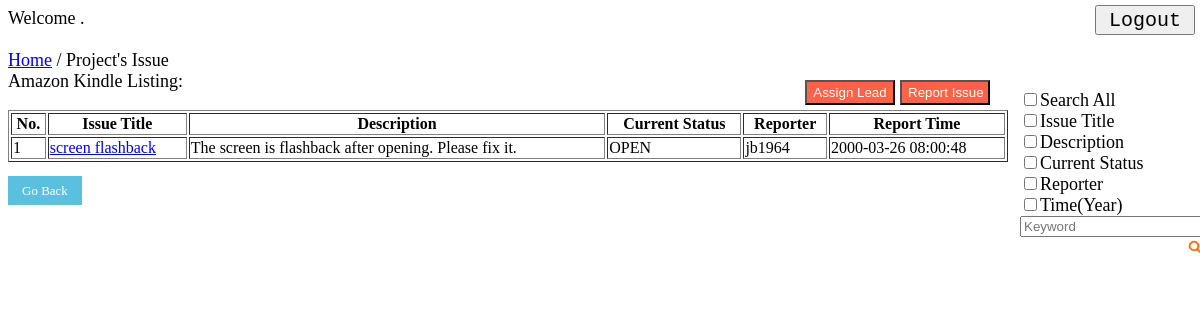
The page /issue.php?pid=3 on the database its author committed.
### tables this page shows
CREATE TABLE project (
  pid int NOT NULL AUTO_INCREMENT,
  pname varchar(1000) DEFAULT NULL,
  pdescription text DEFAULT NULL,
  pcreatTime datetime NOT NULL,
  workflow_start int NOT NULL,
  workflow_end int NOT NULL,
  PRIMARY KEY (pid),
  KEY workflow_start (workflow_start),
  KEY workflow_end (workflow_end),
  CONSTRAINT project_ibfk_1 FOREIGN KEY (workflow_start) REFERENCES status (sid) ON DELETE CASCADE ON UPDATE CASCADE,  
  CONSTRAINT project_ibfk_2 FOREIGN KEY (workflow_end) REFERENCES status (sid) ON DELETE CASCADE ON UPDATE CASCADE
);

CREATE TABLE issue (
  iid int NOT NULL AUTO_INCREMENT,
  pid int NOT NULL,
  reporter int NOT NULL,
  reportTime datetime NOT NULL,
  title varchar(1000) DEFAULT NULL,
  idescription text DEFAULT NULL,
  currentStatus int NOT NULL,
  PRIMARY KEY (iid),
  KEY pid (pid),
  KEY reporter (reporter),
  KEY currentStatus (currentStatus),
  CONSTRAINT issue_ibfk_1 FOREIGN KEY (pid) REFERENCES project (pid) ON DELETE CASCADE ON UPDATE CASCADE,  
  CONSTRAINT issue_ibfk_2 FOREIGN KEY (reporter) REFERENCES user (uid) ON DELETE CASCADE ON UPDATE CASCADE,
  CONSTRAINT issue_ibfk_3 FOREIGN KEY (currentStatus) REFERENCES status (sid) ON DELETE CASCADE ON UPDATE CASCADE
);

CREATE TABLE status (
  sid int NOT NULL AUTO_INCREMENT,
  sname varchar(1000) DEFAULT NULL,
  PRIMARY KEY (sid)
);

CREATE TABLE user (
  uid int NOT NULL AUTO_INCREMENT,
  email varchar(40) NOT NULL,
  username varchar(40) NOT NULL,
  password varchar(40) NOT NULL,
  PRIMARY KEY (uid)
);

### issue.php (the view, shortened to what this page needs)
<?php
    include("include.php");
    function showIssue($attr, $key, $pid){
        global $mysqli;
        echo "<font size=4>";
        echo '<table width="1000" border="1">';
        echo '<tr><th>No.</th><th>Issue Title</th><th>Description</th><th>Current Status</th><th>Reporter</th><th>Report Time</th></tr>';
        if($key == ""){
            $result = $mysqli->prepare("select iid, title, idescription, sname, username, reportTime from issue i, user u, status s where pid = ? and u.uid = i.reporter and i.currentStatus = s.sid");
            $result->bind_param("i", $pid);
            $result->execute();
            $result->bind_result($iid, $title, $idescription, $sname, $username, $reportTime);
        }
        $i = 1;
        while($result->fetch()){
            echo '<tr>';
            echo '<td>'.$i.'</td>';
            echo '<td><a href=history.php?iid='.$iid.'>'.$title.''.'</td>';
            echo '<td>'.$idescription.'</td>';
            echo '<td>'.$sname.'</td>';
            echo '<td>'.$username.'</td>';
            echo '<td>'.$reportTime.'</td>';
            $i++;
        }
        echo "</table>";
        echo '<br><a href=index.php id="btn_goback">Go Back</a>';
        echo '<form method="post" style="position:absolute;top:90px;left:1020px;">';
        echo '<input type="checkbox" name="search[]" value="all"><label>Search All</label><br>';
        echo '<input type="checkbox" name="search[]" value="title"><label>Issue Title</label><br>';
        echo '<input type="checkbox" name="search[]" value="description"><label>Description</label><br>';
        echo '<input type="checkbox" name="search[]" value="status"><label>Current Status</label><br>';
        echo'<input type="checkbox" name="search[]" value="reporter"><label>Reporter</label><br>';
        echo '<input type="checkbox" name="search[]" value="time"><label>Time(Year)</label><br>';
        echo '<input type="text" name="keyword" placeholder="Keyword" />';
        echo '<input type="image" src="search.png" alt="Search" style="float:right" width="20" height="20"/>';
        echo '</form>';
        echo "</font>";
    }
    if(isset($_GET['pid'])) {
        echo '<input type="button" value="Logout" onclick="location.href=\'logout.php\'" style="position:absolute;right:5px;top:5px;width:100px;height:30px;font-size:20px;font-family:monospace;" >';
        echo '<form method="POST">';
        echo '<input type="submit" value="Assign Lead" name="asslead" style="position:absolute;left:805px;top:80px;width:90px;height:25px;background-color:#FF6347;color:#F5FFFA;">';
        echo '<input type="submit" value="Report Issue" name="addiss" style="position:absolute;left:900px;top:80px;width:90px;height:25px;background-color:#FF6347;color:#F5FFFA;">';
        echo '</form>';
        $pid = htmlspecialchars($_GET['pid'], ENT_QUOTES);
        $uid = htmlspecialchars($_SESSION["uid"], ENT_QUOTES);
        $username = htmlspecialchars($_SESSION["username"], ENT_QUOTES);
        echo "<font size=4>";
        echo "Welcome $username. <br><br>";
        echo '<a href="index.php">Home</a> / Project\'s Issue <br>';
        echo "</font>";
        if($result = $mysqli->query("select pname from project where pid = '$pid'")){
            echo '<font size=4>'.$result->fetch_row()[0]." Listing: </font><br><br>";
            $lead_result = $mysqli->query("select adminid from lead where adminid = '$uid' and pid = '$pid' ");
            if(isset($_POST["asslead"])) {
                if($lead_result->num_rows != 0){
                    assignLead($pid);
                }
                else{
                    echo '<script language="javascript">';
                    echo 'alert("You are not authorized to assign any user to be the lead on this project.")';
                    echo '</script>';
                    showIssue("", "", $pid);
                }
            }
            else if($_POST['action'] == "Search"){
                $attr = $_POST['search'];
                $key = htmlspecialchars($_POST['keyword'], ENT_QUOTES);
                showIssue($attr, $key, $pid);
            }
            else if(isset($_POST["addiss"])) {
                newIssue($pid);
            }
            else{
                showIssue("", "", $pid);
            }
        }
    }
?>
<!DOCTYPE html>
<html>
<head>
</head>
</html>

### issue.php (style rules this page uses)
#btn_goback { color: #fff; background-color: #5bc0de; border-color: #5bc0de; padding: 7px 14px; text-decoration:none; width: 100px; height: 30px; font-size: small; }

### rows shown on the page
project: pname "Amazon Kindle"
issue: title "screen flashback", idescription "The screen is flashback after opening. Please fix it.", currentStatus.sname "OPEN", reporter.username "jb1964", reportTime "2000-03-26 08:00:48"
